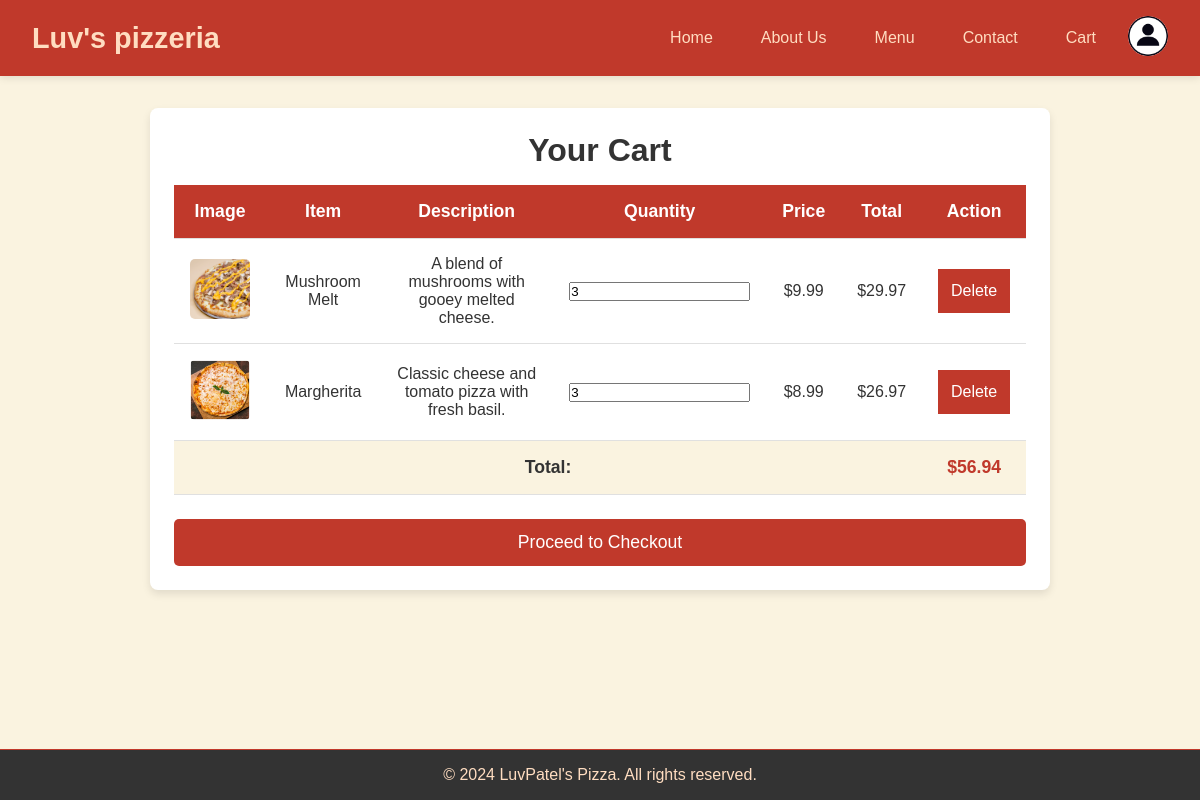
/cart.php (signed in), run on the app's committed database.
### tables this page shows
CREATE TABLE `cart` (
  `id` int(11) NOT NULL,
  `user_id` int(11) NOT NULL,
  `pizza_id` int(11) NOT NULL,
  `quantity` int(11) DEFAULT 1,
  `added_at` timestamp NOT NULL DEFAULT current_timestamp()
);

CREATE TABLE `pizzas` (
  `id` int(11) NOT NULL,
  `name` varchar(100) NOT NULL,
  `description` text NOT NULL,
  `price` decimal(5,2) NOT NULL,
  `category` varchar(50) NOT NULL,
  `image` varchar(255) DEFAULT NULL
);

### cart.php (the view, shortened to what this page needs)
<?php
require 'db.php';
$user_id = $_SESSION['user_id'];
$query = "SELECT cart.id AS cart_id, pizzas.name, pizzas.description, pizzas.price, pizzas.image, cart.quantity
          FROM cart
          JOIN pizzas ON cart.pizza_id = pizzas.id
          WHERE cart.user_id = ?";
$stmt = $conn->prepare($query);
$stmt->bind_param("i", $user_id);
$stmt->execute();
$cart_items = $stmt->get_result();
$total = 0;
?>
<!DOCTYPE html>
<html lang="en">
<head>
    <link rel="stylesheet" href="css/cart.css">
</head>
<body>
<?php include 'navigation/header.php'; ?>
<div class="menu-container">
    <h1>Your Cart</h1>
    <?php if ($cart_items->num_rows > 0): ?>
        <table class="cart-table">
            <thead>
                <tr>
                    <th>Image</th>
                    <th>Item</th>
                    <th>Description</th>
                    <th>Quantity</th>
                    <th>Price</th>
                    <th>Total</th>
                    <th>Action</th>
                </tr>
            </thead>
            <tbody>
                <?php while ($item = $cart_items->fetch_assoc()): ?>
                    <tr id="cart-item-<?php echo $item['cart_id']; ?>">
                        <td><img src="<?php echo htmlspecialchars($item['image']); ?>" alt="<?php echo htmlspecialchars($item['name']); ?>" class="cart-item-image"></td>
                        <td><?php echo htmlspecialchars($item['name']); ?></td>
                        <td><?php echo htmlspecialchars($item['description']); ?></td>
                        <td>
                            <input type="number" min="1" value="<?php echo htmlspecialchars($item['quantity']); ?>" onchange="updateQuantity(<?php echo $item['cart_id']; ?>, this.value)">
                        </td>
                        <td>$<?php echo number_format($item['price'], 2); ?></td>
                        <td>$<?php echo number_format($item['price'] * $item['quantity'], 2); ?></td>
                        <td>
                            <button onclick="deleteCartItem(<?php echo $item['cart_id']; ?>)">Delete</button>
                        </td>
                    </tr>
                    <?php $total += $item['price'] * $item['quantity']; ?>
                <?php endwhile; ?>
            </tbody>
            <tfoot>
                <tr>
                    <td colspan="6" class="total-label">Total:</td>
                    <td class="total-amount">$<?php echo number_format($total, 2); ?></td>
                </tr>
            </tfoot>
        </table>
        <button class="checkout-button" onclick="placeOrder()">Proceed to Checkout</button>
    <?php else: ?>
        <p>Your cart is empty.</p>
    <?php endif; ?>
</div>
<?php include 'navigation/footer.php'; ?>
</body>
</html>

### css/cart.css (style rules this page uses)
.menu-container { max-width: 900px; margin: 2rem auto; padding: 1.5rem; background-color: #ffffff; border-radius: 8px; box-shadow: 0 4px 8px rgba(0, 0, 0, 0.1); }
.cart-table { width: 100%; border-collapse: collapse; margin-top: 1rem; }
.cart-table th, .cart-table td { padding: 1rem; text-align: center; border-bottom: 1px solid #e0e0e0; }
.cart-table thead th { background-color: #c0392b; color: white; font-size: 1.1rem; }
.cart-item-image { width: 60px; height: 60px; border-radius: 5px; object-fit: cover; }
.cart-table tfoot td { font-weight: bold; font-size: 1.1rem; padding: 1rem; background-color: #faf3e0; }
.total-label { text-align: right; padding-right: 1rem; color: #333; }
.total-amount { color: #c0392b; }
.checkout-button { display: block; margin: 1.5rem auto 0; padding: 0.8rem 2rem; background-color: #c0392b; color: white; border: none; border-radius: 5px; font-size: 1.1rem; cursor: pointer; transition: background-color 0.3s; }

### css/styles.css (style rules this page uses)
* { box-sizing: border-box; margin: 0; padding: 0; }
body { font-family: Arial, sans-serif; background-color: #faf3e0; color: #333; }
.menu-container { padding: 2rem; text-align: center; }
button { display: block; width: 100%; padding: 0.8rem; background-color: #c0392b; color: white; border: none; cursor: pointer; font-size: 1rem; transition: background-color 0.3s; }

### data on the page
cart: pizza.image (picture), pizza.name "Mushroom Melt", pizza.description "A blend of mushrooms with gooey melted cheese.", quantity "3", pizza.price "9.99", $item['price'] * $item['quantity'] "29.97"
cart: pizza.image (picture), pizza.name "Margherita", pizza.description "Classic cheese and tomato pizza with fresh basil.", quantity "3", pizza.price "8.99", $item['price'] * $item['quantity'] "26.97"

### other printed values
$total "56.94"
